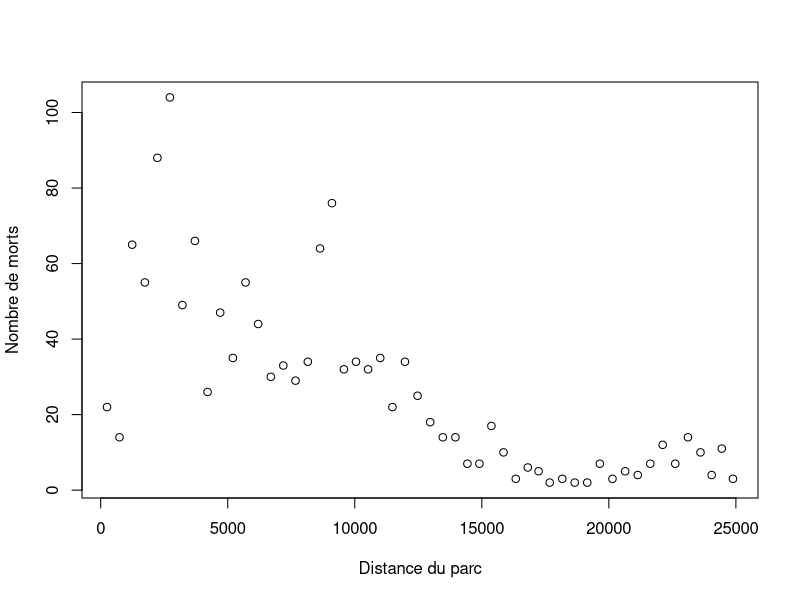

Source code (R):
## ---- chunk 1
roadkills <- read.table("RoadKills.txt", header=T)
plot(roadkills$D.PARK, roadkills$TOT.N, xlab="Distance du parc", ylab="Nombre de morts")
